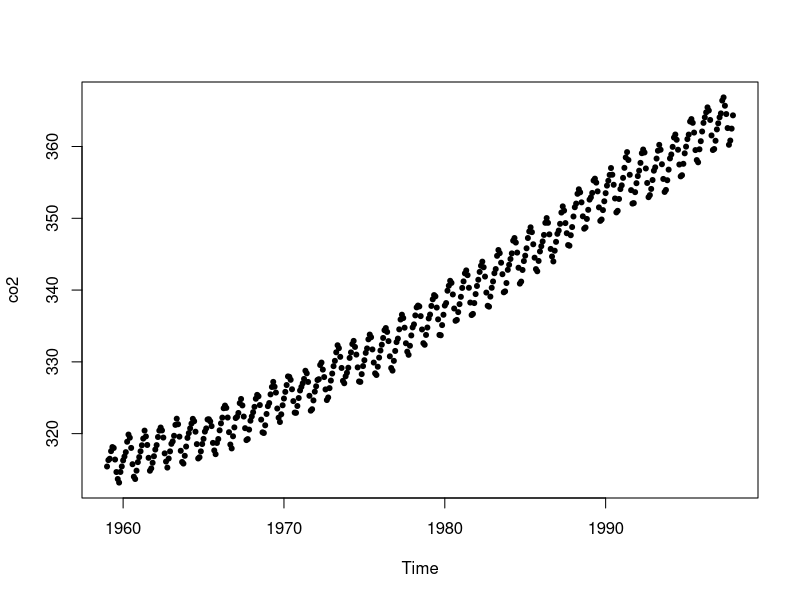
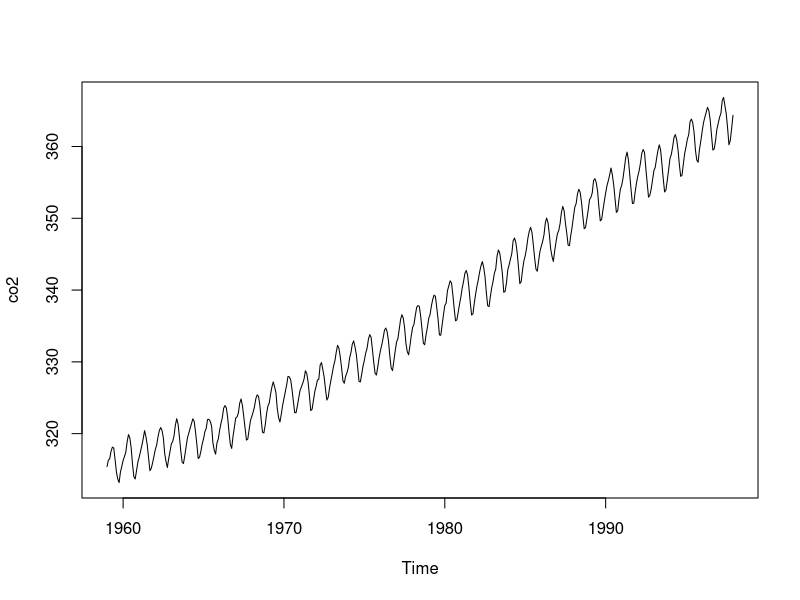

Write R code to recreate these figures, in order. (Note: this script raises an error after producing the figures.)
## ---- chunk 1
knitr::opts_chunk$set(echo = TRUE)
## ---- chunk 2
mean.custom=function(x) sum(x)/length(x)
## ---- chunk 3
mean.custom(1:10)
## ---- chunk 4
plot(co2, type="p", pch=20) #with points
## ---- chunk 5
plot(co2, type="l") #with a line
## ---- chunk 6
knitr::include_graphics("images/if.png")
## ---- chunk 7
answer=5.5
if (answer==mean(1:10)) print("you are correct")
## ---- chunk 8
answer=5
if (answer==mean(1:10)) print("you are correct")
## ---- chunk 9
knitr::include_graphics("images/if-else.png")
## ---- chunk 10
answer=5.5
if (answer==mean(1:10)) print("you are correct") else print("you are incorrect")
## ---- chunk 11
answer=5
if (answer==mean(1:10)) print("you are correct") else print("you are incorrect")
## ---- chunk 12
answer=5
response=ifelse(answer==mean(1:10), "you are correct", "you are incorrect")
response
## ---- chunk 13
mean.1to10=function(answer) {if (answer==mean(1:10)) print("you are correct") else print("you are incorrect")}
## ---- chunk 14
mean.1to10(answer=5.5)
mean.1to10(answer=5)
## ---- chunk 15
mean.1to10_alt=function(answer) ifelse(answer==mean(1:10), "you are correct", "you are incorrect")
## ---- chunk 16
mean.1to10_alt(answer=5.5)
mean.1to10_alt(answer=5)
## ---- chunk 17
average=function(x, type="arithmetic"){
  if(type=="arithmetic") sum(x)/length(x)
  else if(type=="geometric") prod(x)^(1/length(x))
}
## ---- chunk 18
average(1:10, type="arithmetic")
average(1:10, type="geometric")
## ---- chunk 19
average(1:10)
## ---- chunk 20
average(1:10, type="median")
## ---- chunk 21
average=function(x, type="arithmetic"){
  if(type=="arithmetic") sum(x)/length(x)
  else if (type=="geometric") prod(x)^(1/length(x))
  else "we can't handle that type of average"
}
## ---- chunk 22
average(1:10, type="median")
## ---- chunk 23
se=function(x) sqrt(var(x)/length(x))
se(1:10)
## ---- chunk 24
se=function(x, na.rm=F) {
  if(na.rm==F) sqrt(var(x)/length(x))
  else if (na.rm==T) sqrt(var(x[is.na(x)==F])/length(x[is.na(x)==F]))
}
## ---- chunk 25
iris %>% group_by(Species) %>% summarise(mean.SW=mean(Sepal.Width), se.SW=se(Sepal.Width))
## ---- chunk 26
summary.dat=iris %>% group_by(Species) %>% summarise(mean.SW=mean(Sepal.Width), se.SW=se(Sepal.Width))

ggplot(summary.dat, aes(x=Species, y=mean.SW, fill=Species)) +
  geom_bar(stat="identity")
  
## ---- chunk 27
ggplot(summary.dat, aes(x=Species, y=mean.SW, fill=Species)) +
  geom_bar(stat="identity") +
  geom_errorbar(aes(ymin=mean.SW-se.SW, ymax=mean.SW+se.SW), width=0.2)
